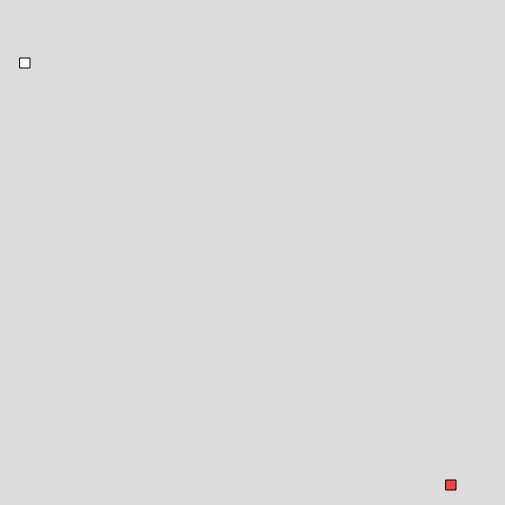
Frame 1 (no input)
Frame 2 (the mouse pressed at the canvas centre, redrawn once): identical to frame 1, image omitted

The p5.js sketch that drew this single still picture (run headless with seeded random() and noise() and a simulated clock; the mouse was pressed at the canvas centre and the sketch redrawn once):

// p5.js sketch
// ── sketch.js
let boxes = [];
let boxIndex = 2;
let addBox = 0;
let squareRadius = 10;
let gameOver = false;

function setup() {
  createCanvas(505, 505);
  console.log('width:', width);
  frameRate(25);
  // intial boxes
  boxes[0] = new Box(null, null, '#f54242'); // red box
  boxes[1] = new Box(); // 1st white box

  noLoop();
}

function draw() {
  background(220);
  //1st white box code
  boxes[1].display();
  boxes[1].move();
  
  // red box code
  boxes[0].display();

  let d = dist(boxes[1].x, boxes[1].y, boxes[0].x, boxes[0].y);
  
  if (d <= squareRadius) { // when 1st white box touch red box
    boxes[0].teleport();
    addBox = 5; // setup to add three new Box();
  }

  if (addBox > 0) { // add one new Box() every draw() loop
      let x = boxes[boxIndex-1].prevX;
      let y = boxes[boxIndex-1].prevY;
      boxes[boxIndex] = new Box(x, y);
      boxIndex ++;
      addBox --;
  }
  
  // display all trailing boxes
  for (let i = 2; i < boxes.length; i++) {
    boxes[i].display();
    boxes[i].follow(boxes[i-1].prevX, boxes[i-1].prevY);
  }

  checkGameOver();
}

function keyTyped() {
  if (gameOver === true)
    return;

  if (key === 'w' || key === 'a' || key === 's' || key === 'd') {
    loop();
  } else {
    noLoop();
  }
}

function checkGameOver() {
  // when box touches the wall
  if ( (boxes[1].x) > 505 || (boxes[1].x) <= 0 || (boxes[1].y) > 505 || (boxes[1].y) <= 0) {
    gameOver = true;
    noLoop();
  }

  // when box touch itself
  for (let i = 1; i < boxes.length; i++) {
    for (let j = i+1; j < boxes.length; j++) {
      let d = dist(boxes[i].x, boxes[i].y, boxes[j].x, boxes[j].y);

      if(d < squareRadius) {
        console.log(boxes); // show me the error point
        noLoop();
        gameOver = true;
      }
    }
  }
}

function range() {
  return Math.floor(Math.random() * 495) + 5;
}

class Box {
  constructor (x, y, color) {
    this.x = x || range();
    this.y = y || range();
    this.width = 10;
    this.height = 10;
    this.color = color || 255;

    // for tracking
    this.prevX = 0;
    this.prevY = 0;
  }

  track() {
    this.prevX = this.x;
    this.prevY = this.y;
  }

  move () { //movement of 1st box
    this.track();

    switch (key) { // moves square in a different direction
      case 'w':
        this.y = this.y - 10;
        break;
      case 's':
        this.y = this.y + 10;
        break;
      case 'a':
        this.x = this.x - 10;
        break;
      case 'd':
        this.x = this.x + 10;
        break;
      default:
        break;
    }
  }

  follow(x2, y2) { // for trailing boxes
    this.track();

    // move
    this.x = x2;
    this.y = y2;
  }

  teleport() {  
    this.x = range();
    this.y = range();
  }

  display () {
    rectMode(CENTER);
    fill(this.color);
    rect(this.x, this.y, this.width, this.height);
  }
}
